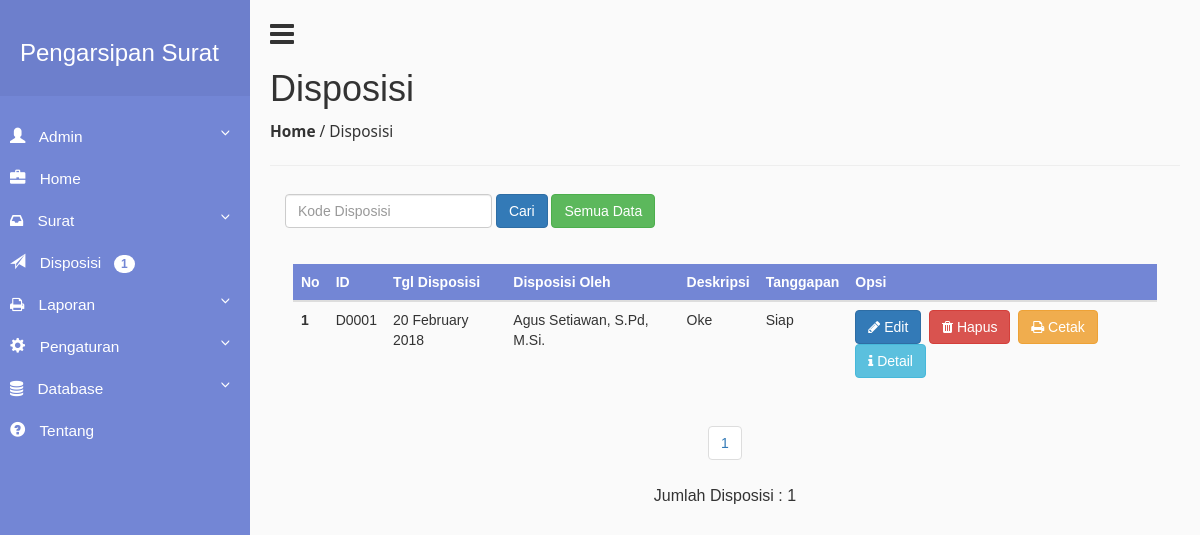
The app's page /index.php?page=Disposisi-Data (signed in), older data.
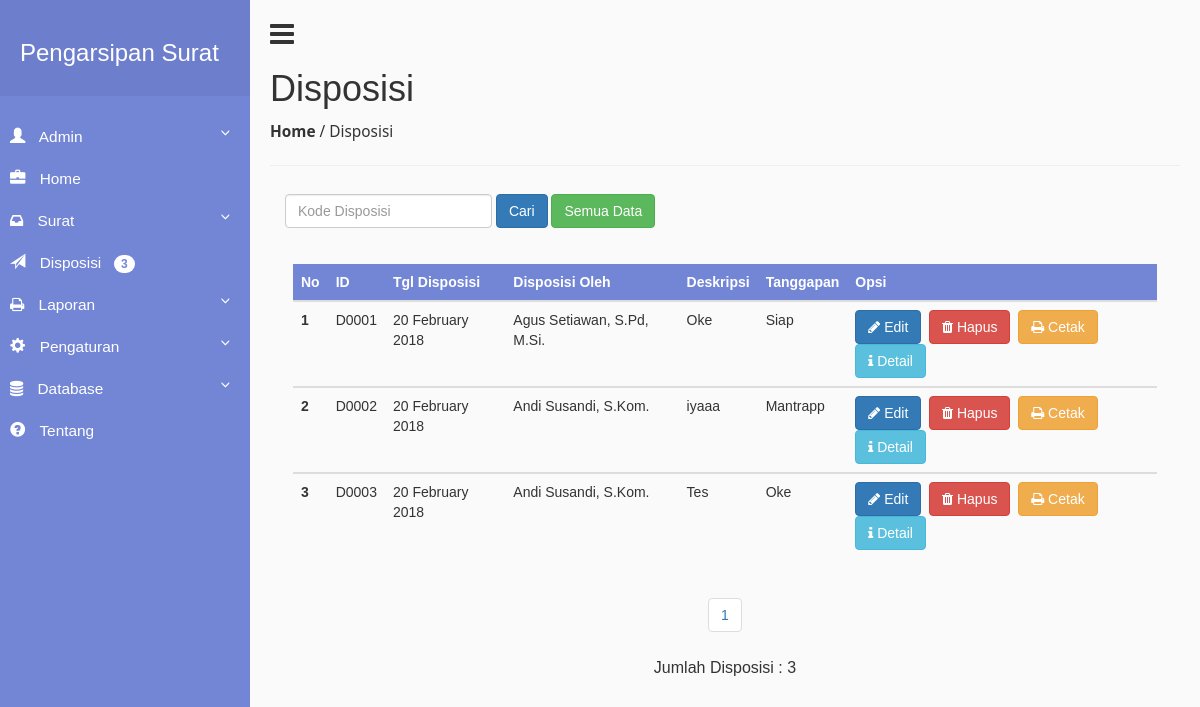
The same page, newer data.
### tables this page shows
CREATE TABLE `disposition` (
  `id_disposition` varchar(10) NOT NULL,
  `disposition_at` date NOT NULL,
  `reply_at` varchar(32) NOT NULL,
  `description` text NOT NULL,
  `notification` varchar(32) NOT NULL,
  `id_mail` varchar(10) NOT NULL,
  `id_user` varchar(10) NOT NULL,
  PRIMARY KEY (`id_disposition`),
  KEY `mailid` (`id_mail`),
  KEY `userid` (`id_user`),
  CONSTRAINT `disposition_ibfk_1` FOREIGN KEY (`id_user`) REFERENCES `user` (`id_user`) ON DELETE CASCADE ON UPDATE CASCADE,
  CONSTRAINT `disposition_ibfk_2` FOREIGN KEY (`id_mail`) REFERENCES `mail` (`id_mail`) ON DELETE CASCADE ON UPDATE CASCADE
);

### disposisi_data.php (the view, shortened to what the changed rows need)
<h1>Disposisi</h1>
<P><a href="?page=Halaman-Utama"><strong>Home</strong></a> / Disposisi</P>
<hr>
<?php
  $KeyWord  = isset($_GET['KeyWord']) ? $_GET['KeyWord'] : '';
  $dataCari = isset($_POST['txtCari']) ? $_POST['txtCari'] : $KeyWord;
  if(isset($_POST['btnCari'])){
    if($_POST) {
      $filterSql = "WHERE id_disposition LIKE '%$dataCari%'";
    }
  }
  else {
    if($KeyWord){
      $filterSql = "WHERE id'%$dataCari%'";
    }
    else {
      $filterSql = "";
    }
  }
  $baris  = 10;
  $hal  = isset($_GET['hal']) ? $_GET['hal'] : 1;
  $infoSql= "SELECT * FROM disposition $filterSql";
  $infoQry= mysql_query($infoSql) or die ("error paging: ".mysql_error());
  $jumlah = mysql_num_rows($infoQry);
  $maks = ceil($jumlah/$baris);
  $mulai  = $baris * ($hal-1);
  ?>
<div class="row">
  <div class="col-md-8">
    <form action='?page=Disposisi-Data' method="POST" class="navbar-form navbar-left" role="search">
          <div class="form-group">
            <input type='text' placeholder='Kode Disposisi' name='txtCari' class='form-control'>
          </div>
          <input type='submit' value='Cari' name="btnCari" class='btn btn-primary'>
          <a href='?page=Disposisi-Data' class='btn btn-success' > Semua Data</a>
      </form>
  </div>
</div>
<br>
<div class="row" align="center" style="margin:8px;">
  <div class="col-md-12">
    <table class="table table-hover table-responsive">
      <thead style="background-color:#7386D5;color:#fff;text-align:center;">
        <tr>
          <th scope="col">No</th>
          <th scope="col">ID</th>
          <th scope="col">Tgl Disposisi</th>
          <th scope="col">Disposisi Oleh</th>
          <th scope="col">Deskripsi</th>
          <th scope="col">Tanggapan</th>
          <th scope="col">Opsi</th>
        </tr>
      </thead>
      <?php
        $query_mysql = mysql_query("select *  FROM disposition $filterSql order by id_disposition LIMIT $mulai, $baris") or die(mysql_error());
        $nomor =$mulai;
        while($data = mysql_fetch_array($query_mysql)){
          $nomor++;
      ?>
      <tbody>
        <tr>
          <th scope="row"><?php echo $nomor; ?></th>
          <td><?php echo $data['id_disposition']; ?></td>
          <td><?php echo date("d F Y", strtotime($data['disposition_at'])); ?></td>
          <td><?php echo $data['reply_at']; ?></td>
          <td><?php echo $data['description']; ?></td>
          <td><?php echo $data['notification']; ?></td>
          <td><a href="?page=Disposisi-Edit&id=<?php echo $data['id_disposition']; ?>" class="btn btn-primary"><i class="fa fa-pencil fa"></i> Edit</a>&nbsp;
              <a href="?page=Disposisi-Delete&id=<?php echo $data['id_disposition']; ?>" class="btn btn-danger"><i class="fa fa-trash fa"></i> Hapus</a>&nbsp;
              <a href="laporan_disposisi_detail.php?id=<?php echo $data['id_disposition']; ?>" target="_blank" class="btn btn-warning" target="_blank"><i class="fa fa-print fa"></i> Cetak</a> &nbsp;
              <a href="?page=Disposisi-Detail&id=<?php echo $data['id_disposition']; ?>" class="btn btn-info"><i class="fa fa-info fa"></i> Detail</a></td>
        </tr>
      </tbody>
      <?php } ?>
    </table>
    <center>
    <ul class="pagination">
    <?php
           for ($h = 1; $h <= $maks; $h++) {
              echo " <li><a href='?page=User-Data&hal=$h'>$h</a></li> ";
           }
       ?>
      </ul>
    </center>
    <a style="font-size:16px;">Jumlah Disposisi : <?php echo $jumlah; ?></a>
  </div>
</div>

### inc/sidebar.php (shortened to what the changed rows need)
<?php
    $query3= mysql_query("SELECT * FROM disposition") or die ("error paging: ".mysql_error());
    $jumlah3= mysql_num_rows($query3);
?>
            <nav id="sidebar">
                <ul class="list-unstyled components">
                    <li>
                        <a href="?page=Disposisi-Data">
                            <i class="glyphicon glyphicon-send"></i>
                            Disposisi &nbsp; <span class="xbadge"> <?php echo $jumlah3; ?></span>
                        </a>
                    </li>
                </ul>
            </nav>

Row changes from the older to the newer data that the page shows:
added disposition: id_disposition "D0002", disposition_at "20 February 2018", reply_at "Andi Susandi, S.Kom.", description "iyaaa", notification "Mantrapp"
added disposition: id_disposition "D0003", disposition_at "20 February 2018", reply_at "Andi Susandi, S.Kom.", description "Tes", notification "Oke"
Text that changed along with them:
$jumlah3: "1" → "3"
$jumlah: "1" → "3"
